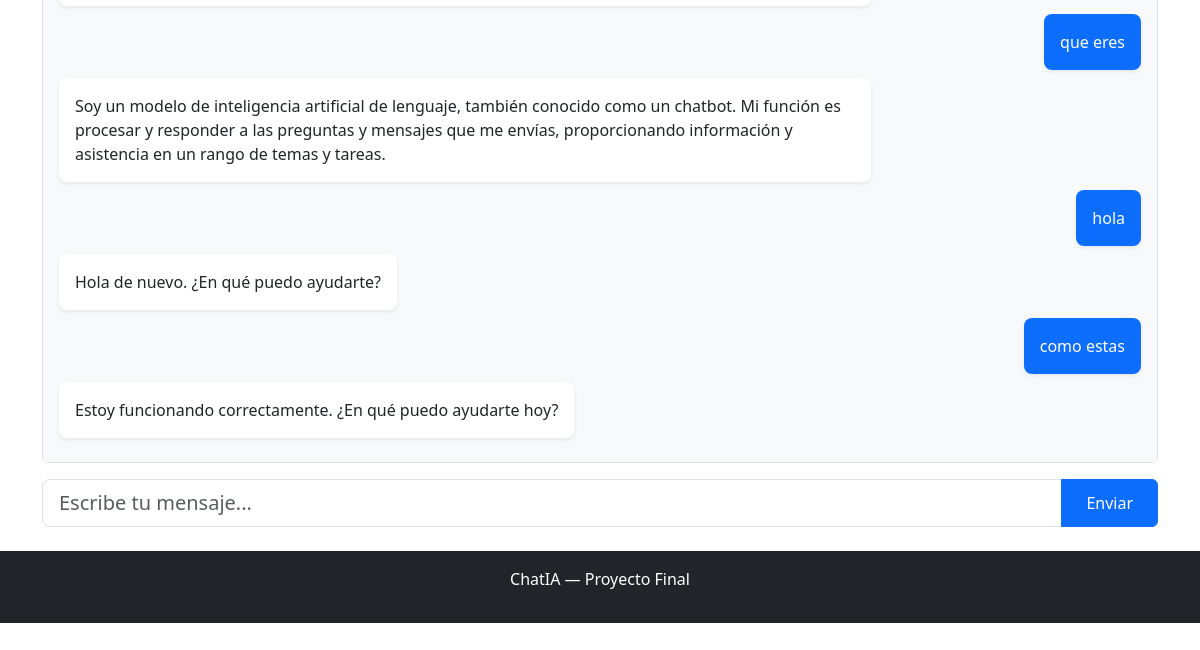
/chat/2/ (signed in, lower part), run on an earlier commit of the app's database.
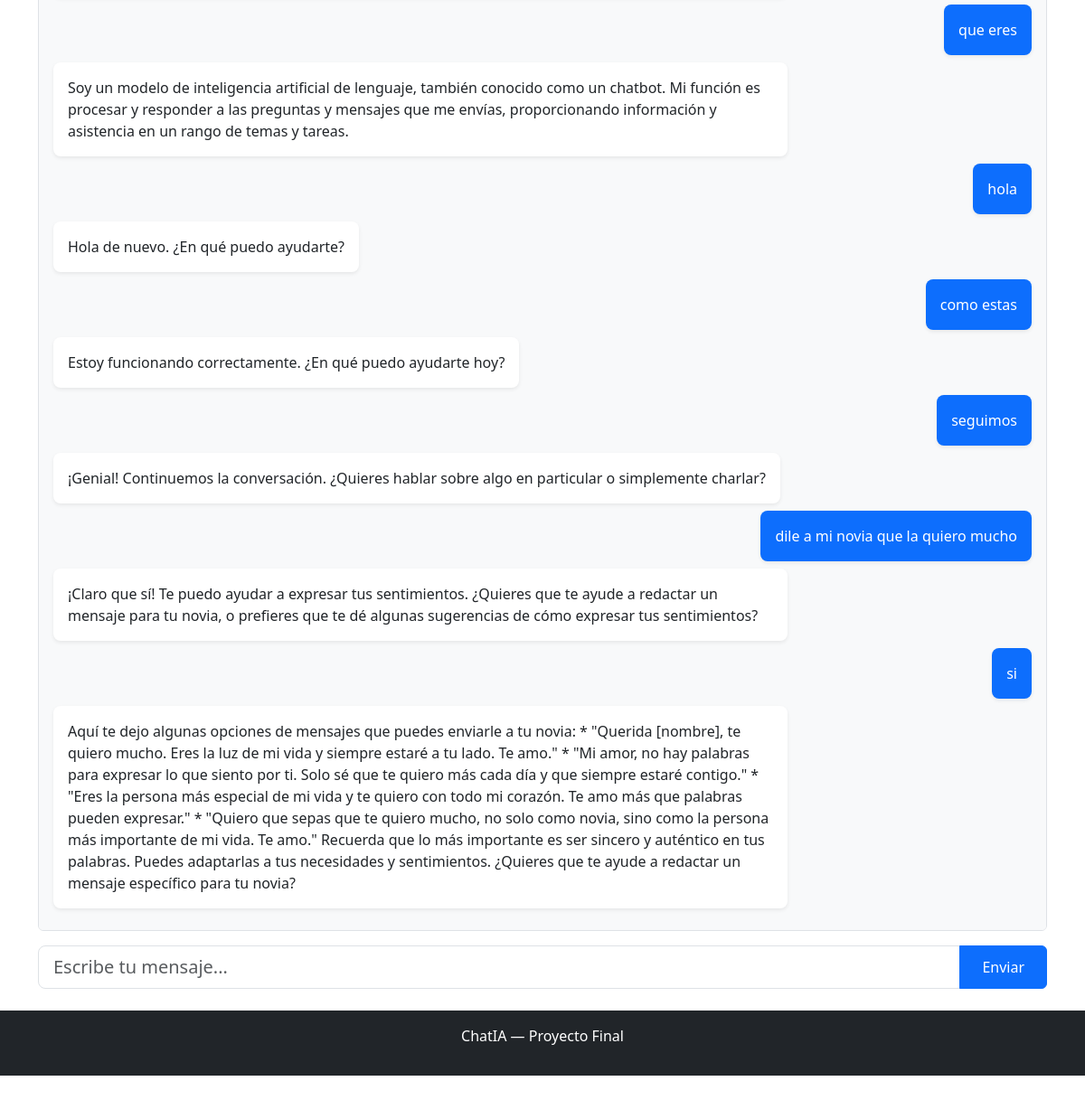
And on a later commit of the database.
### chat/models.py (models this page shows, shortened)
class Mensaje(models.Model):
    ROL_CHOIZES = [
        ('User', 'Usuario'),
        ('assistant', 'Asistente'),
    ]
    conversacion = models.ForeignKey(Conversacion, on_delete=models.CASCADE)
    rol = models.CharField(max_length=20, choices=ROL_CHOIZES)
    contenido = models.TextField()
    creado = models.DateTimeField(auto_now_add=True)

### chat/views.py (the view, shortened to what this page needs)
# urls.py: path('chat/<int:id>/',views.chat_detalle,name='chat_detalle')
@login_required
def chat_detalle(request,id):
    conv = get_object_or_404(Conversacion,id=id,usuario=request.user)
    mensaje = conv.mensaje_set.order_by('creado')
    return render(request,"chat/chat_detalle.html",{
            'conv':conv,
            'mensaje':mensaje})

### chat/templates/chat/chat_detalle.html (shortened to what this page needs)
{% extends "chat/base.html" %}
{% block content %}
<div class="d-flex flex-column" style="height: 75vh;">
    <div id="mensajes" class="flex-grow-1 overflow-auto mb-3 p-3 rounded"
         style="background:#f8f9fa; border: 1px solid #dee2e6;">
        {% if mensaje %}
            {% for msg in mensaje %}
                <div class="d-flex {% if msg.rol == 'User' %}justify-content-end{% else %}justify-content-start{% endif %} mb-2">
                    <div class="p-3 rounded-3 shadow-sm"
                         style="max-width:75%;
                                background: {% if msg.rol == 'User' %}#0d6efd{% else %}#ffffff{% endif %};
                                color: {% if msg.rol == 'User' %}#ffffff{% else %}#212529{% endif %};">
                        {{ msg.contenido }}
                    </div>
                </div>
            {% endfor %}
        {% else %}
            <p class="text-center text-muted mt-5">Escribe el primer mensaje.</p>
        {% endif %}
    </div>
<form hx-post="/chat/{{ conv.id }}/"
      hx-target="#mensajes"
      hx-swap="innerHTML"
      hx-on="htmx:afterRequest: this.reset()">
    <div class="input-group">
        <input type="text" name="mensaje" class="form-control form-control-lg"
               placeholder="Escribe tu mensaje..." autocomplete="off">
        <button class="btn btn-primary px-4" type="submit">Enviar</button>
    </div>
</form>
</div>
{% endblock %}

### chat/templates/chat/base.html (shortened to what this page needs)
<!DOCTYPE html>
<html lang="es">
<head>
    <link href="https://cdn.jsdelivr.net/npm/bootstrap@5.3.0/dist/css/bootstrap.min.css" rel="stylesheet">
</head>
<body>
<main class="container mt-4">
    {% block content %}
    {% endblock %}
</main>
<footer class="bg-dark text-white text-center p-3 mt-4">
    <p>ChatIA — Proyecto Final</p>
</footer>
</body>
</html>

What changed in the data, as far as the page shows it:
added Mensaje: contenido "seguimos", rol "User" (drawn)
added Mensaje: contenido "¡Genial! Continuemos la conversación. ¿Quieres hablar sobre algo en particular o simplemente charlar?", rol "assistant" (drawn)
added Mensaje: contenido "dile a mi novia que la quiero mucho", rol "User" (drawn)
added Mensaje: contenido "¡Claro que sí! Te puedo ayudar a expresar tus sentimientos. ¿Quieres que te ayude a redactar un mensaje para tu novia, o prefieres que te dé algunas sugerencias de cómo expresar tus sentimientos?", rol "assistant" (drawn)
added Mensaje: contenido "si", rol "User" (drawn)
added Mensaje: contenido "Aquí te dejo algunas opciones de mensajes que puedes enviarle a tu novia: * \"Querida [nombre], te quiero mucho. Eres la luz de mi vida y siempre estaré a tu lado. Te amo.\" * \"Mi amor, no hay palabras para expresar lo que siento por ti. Solo sé que te quiero más cada día y que siempre estaré contigo.\" * \"Eres la persona más especial de mi vida y te quiero con todo mi corazón. Te amo más que palabras pueden expresar.\" * \"Quiero que sepas que te quiero mucho, no solo como novia, sino como la persona más importante de mi vida. Te amo.\" Recuerda que lo más importante es ser sincero y auténtico en tus palabras. Puedes adaptarlas a tus necesidades y sentimientos. ¿Quieres que te ayude a redactar…", rol "assistant" (drawn)
